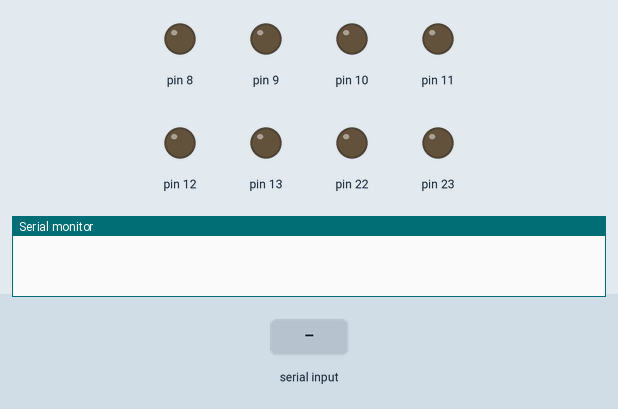
Simulated run of this sketch. Board: Arduino Uno, built with avr-gcc and run on an emulated ATmega328P. Parts: output pins drawn as LEDs (lit = HIGH), the last lines printed to the serial monitor. The test bench sets the inputs (shaded band). Random numbers use the default seed unless the sketch sets one.

Above: at 1.2 s.
1.3 s: "1\n" received over Serial
At 1.8 s:
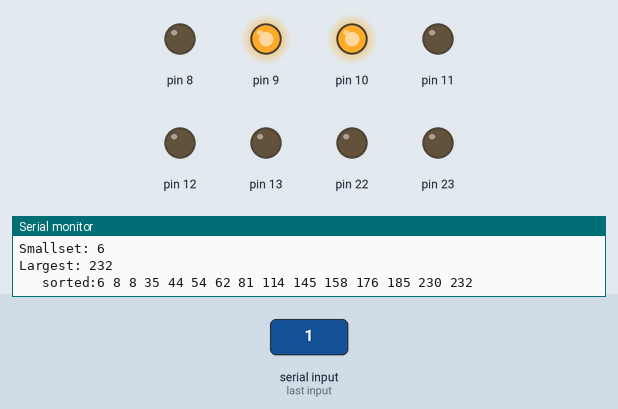
At 5.3 s:
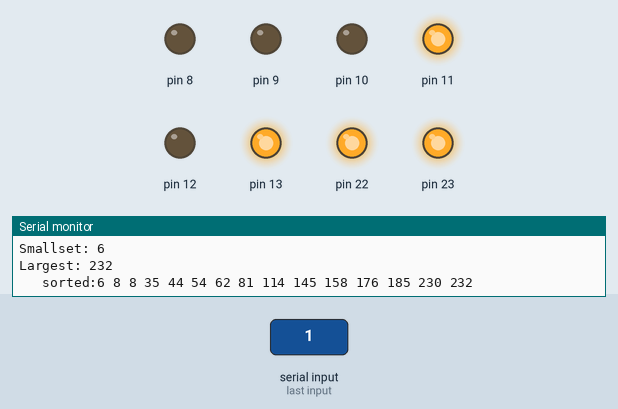
Timing chart, 0 to 18.7 s (numbered marks = the images above; inputs shaded):
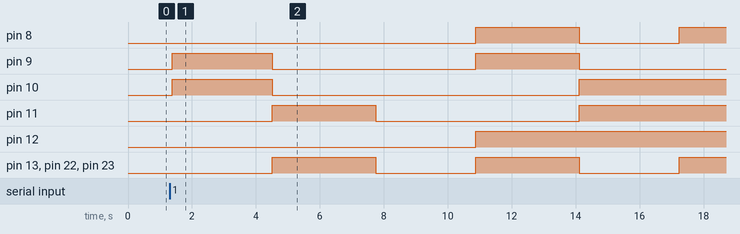

The sketch:

Arduino_assignment_task_2_code.ino
```cpp
#include <stdlib.h>
#include <stdio.h>
#include <avr/io.h>
int array[15]; //Array will be used to store our 15 random numbers and to be sorted.
int size = 15;//This store the size of the array to be used with loops.
int Display;//This is used within the inline assebmly to display the swapped cotnetns to screen.
//Setup function runs and setups all necessary features. Ran once.
void setup() {
Serial.begin(9600);//Establishes serial communication between Arduino board and serial montior.
//asm is the start of the embed assembler instruction set within C.
//volatile means the variable can be modified from outside
asm volatile (
// load immediate the binary value 11111111 into register 19 for output pins .
"ldi r19, 0xFF  \n" //r19 = 11111111
//Store register 19 to I/o location 0x04 portB.
"out 0x04, r19 \n" //portB = 11111111.
//All pins are set to output.
);
}

//C loop function. will loop forever performing the traffic light sequence.
void loop() {
int value = Serial.available();//This will read the user input from serial monitor and store it in variable value.
if(value > 0){//Variable value will be used in a basic if statement which start the program when value is greater than 0.

int k;//K will be used within our first loop to store random values within the array.
for(k = 0; k < size ; k++){
 int Random =rand()%255;//Integer Random will generate a random number between 0 -255.
//Using the method rand() which is a feature of C this will generate a random number.
// i divided the rand() number by the max amount which 255 and then used "%" to get its reaminder which will be less than the max.
asm volatile(//This section of the array moves the random number into the index postion within the array.
"mov %0, %1    \n"//Using assembly i can create two output oncstraints which be used to store random values itno the array.
  :"+r" (array[k]),"+r" (Random)//"+r" will use any register 0-31 and to reuse the same memory location for input and output.
);
}

Serial.print("\n Unsorted:");//Intergrated print will display information onto the serial monitor.
//Displays the unsorted array list into the serial monitor.
int f;
for(f = 0; f <size; f++){//A new loop which simply displays the unsorted array.
Serial.print(array[f]);
Serial.print(" ");
}
Serial.print("\n");
//The start of my bubble sort algortihm. This uses two arrays which which perfrom 210 iteration.
int i;
for(i =0; i <=size; i++){
int j;
for(j =0; j < size-1; j++){

int *CurrentNode = &array[j]; //Points to the address of the currentelement
int *NextNode = &array[j+1];//Points to the address of the next element after the currrent.
int temp; //This will be used to store the current value temporarily for the current & next node to swap.
int pos1 = array[j];//This is the index position of the currrent node.
int pos2 = array[j +1];//This is the index position of the next node.

 asm (
"mov r20, %1    \n"//current node is moved into regsiter 20.
"mov r21, %2    \n"//Next node is moved into regsiter 21.
"mov r22, %3    \n"//pos1 is moved into regsiter 22.
"mov r23, %4    \n"//pos2 is moved into regsiter 23.
"mov r30, %5    \n"//temp is moved into regsiter 30.
"cp r22, r23    \n"//Compare r23 to r24 (Currentnode to nextnode)
"BRSH  3f       \n"//branch to 3 if same or highier.
"rjmp 4f        \n"//jump to branch 4 if they are not the same or highier.
"3:             \n"//branch 3 label.
"mov r30, r20   \n"//mov current node into temp node
"mov r20, r21   \n"//mov next node into current node.
"mov r21, r30   \n"//mov temp value into next node.
"mov %3, r20    \n"//Store the new current node value into indexed  pos 1
"mov %4, r21    \n"//Store the new next node value into indexed  pos 2
"4:             \n"//Brnach 4 label will end this iteration with no altered array if the condition are not met.
  :"=r" (Display),"+r" (*CurrentNode), "+r" (*NextNode)  :"r" (pos1), "r" (pos2),"r" (temp):"r20","r21","r22","r24","r30"
 );//       0                 1                  2               3           4           5
}//Use of different output and input constraitns as well as a list of clobbers.
}
int smallest = array[0];//the first element in the array when sorted will be the smallet value.
int largest = array[size-1];//The last value witihn the array when sorted will be the largest value.
Serial.print("Smallset: ");
Serial.print(smallest);//Prints the smallest value to the serial monitor.
Serial.print("\n");
Serial.print("Largest: ");
Serial.print(largest);//pritns th largest number to the array.
Serial.print("\n");
Serial.print("   sorted:");

int c;
for(c = 0; c <size; c++){//This for loop will iterate printing out the new sorted array list to the serial monitor.
Serial.print(array[c]);
Serial.print(" ");
}
Serial.print("\n");
asm volatile(//Start of a new instruction set which will display both the small & largest number in 8 bit format using LED'S.
"rcall .LED    \n"//Calls functil label LED which will display the binary format.
"rjmp .end     \n"//Jumps to label end which will end this instruction section.
//double loop tick*tick: used to tell code to stop execution for a couple of second.
//r8 and r9 both decrement from 255. However, different values can be used.
//Max value 255*255 65,025.
"delay:        \n" //Delay1 label start of nested delay loop
"dec r8        \n"//decrement register 8 by 1.
"brne delay    \n" //branche if delay1 is not equal 0.
"dec r9        \n" //decrement register 9 by 1.
"brne delay    \n"//branche if delay1 is not equal to 0.
"dec r16       \n" //decrement register 16 by 1.
"brne delay    \n"//branche if delay1 is not equal 0.
"ret           \n"//return back to subroutine       \n"//return back to the call

".LED:         \n"//Label for LED to be called.
"mov r17, %0   \n"//mov the smallest number into regsiter 17
"out 0x05, r17 \n"//This will turn on pin 53 high which is the red traffic light for traffic light 1.
"ldi r16,255    \n"//Loading register 16 with 2 second
"rcall delay   \n"// This will call branch delay1 which will dealy the execution of code.
"mov r17, %1   \n"
"out 0x05, r17 \n"//This will turn on pin 53 high which is the red traffic light for traffic light 1.
"ldi r16,255   \n"//Loading register 16 with 2 second
"rcall delay   \n"// This will call branch delay1 which will dealy the execution of code.
"mov r17, 0    \n"
"ret           \n"

".end:         \n"
::"r" (smallest), "r" (largest):"r16"
  );
  }
}
```

Measured:
- after the input at 1.3 s, pin 8: LOW → HIGH after 9.6 s, → LOW 3.2 s later, → HIGH 3.1 s later; pin 9: alternates HIGH for 3.2 s and LOW for 6.4 s, starting after 0.09 s; pin 10: LOW → HIGH after 0.09 s, → LOW 3.1 s later, → HIGH 9.6 s later; pin 11: LOW → HIGH after 3.2 s, → LOW 3.2 s later, → HIGH 6.4 s later; pin 12: LOW → HIGH after 9.6 s
